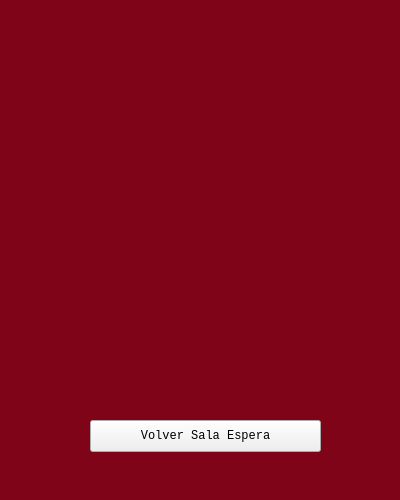
<?xml version="1.0" encoding="UTF-8"?>
<ui version="4.0">
 <class>Form</class>
 <widget class="QWidget" name="Form">
  <property name="geometry">
   <rect>
    <x>0</x>
    <y>0</y>
    <width>400</width>
    <height>500</height>
   </rect>
  </property>
  <property name="windowTitle">
   <string>Fin de Partida</string>
  </property>
  <widget class="QLabel" name="label">
   <property name="geometry">
    <rect>
     <x>0</x>
     <y>0</y>
     <width>400</width>
     <height>500</height>
    </rect>
   </property>
   <property name="styleSheet">
    <string notr="true">background-color: rgb(127, 4, 24);</string>
   </property>
   <property name="text">
    <string/>
   </property>
  </widget>
  <widget class="QLabel" name="label_2">
   <property name="geometry">
    <rect>
     <x>70</x>
     <y>20</y>
     <width>261</width>
     <height>111</height>
    </rect>
   </property>
   <property name="text">
    <string/>
   </property>
   <property name="pixmap">
    <pixmap>sprites/Otros/Logo_sol.png</pixmap>
   </property>
   <property name="scaledContents">
    <bool>true</bool>
   </property>
  </widget>
  <widget class="QLabel" name="msg_resultado">
   <property name="geometry">
    <rect>
     <x>90</x>
     <y>140</y>
     <width>231</width>
     <height>31</height>
    </rect>
   </property>
   <property name="font">
    <font>
     <family>Courier New</family>
    </font>
   </property>
   <property name="text">
    <string>&lt;html&gt;&lt;head/&gt;&lt;body&gt;&lt;p align=&quot;center&quot;&gt;&lt;br/&gt;&lt;/p&gt;&lt;/body&gt;&lt;/html&gt;</string>
   </property>
  </widget>
  <widget class="QPushButton" name="boton_sala_espera">
   <property name="geometry">
    <rect>
     <x>90</x>
     <y>420</y>
     <width>231</width>
     <height>32</height>
    </rect>
   </property>
   <property name="font">
    <font>
     <family>Courier New</family>
    </font>
   </property>
   <property name="text">
    <string>Volver Sala Espera</string>
   </property>
  </widget>
 </widget>
 <resources/>
 <connections/>
</ui>
